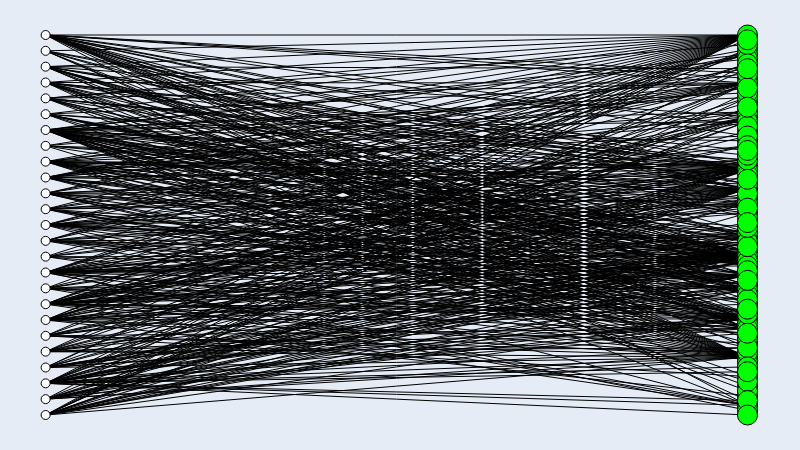

The cell this chart's notebook holds for it:
### Code cell
# Rede two-mode (devs -> linguagens)
dev_g = fm.load('data/devs_langs.gml')
# Visualization
dev_g.set_all_nodes('size', (9))
dev_g.set_all_nodes('labpos', 'hover')

for n in dev_g.nodes:
    if (n.find('/') != -1):
        dev_g.nodes[n]['color'] = (0, 255, 0)
        dev_g.nodes[n]['size'] = (20)
    dev_g.nodes[n]['label'] = n
dev_g.move('bipartite', [n for n in dev_g.nodes if dev_g.nodes[n]['size'] != 20])
dev_g.draw()

### Figure 1 — Plotly figure (JSON) as saved in the notebook; plotly's stock layout.template omitted (floating-point values rounded to 4 significant figures; data arrays with more than 128 entries replaced by an {"elided": "..."} marker saying what was removed)
{"data": [{"hoverinfo": "none", "line": {"color": "rgb(0, 0, 0)", "dash": "solid", "width": 1}, "mode": "lines", "type": "scatter", "x": {"elided": "1284 int values"}, "y": {"elided": "1284 float values"}}, {"hoverinfo": "text", "marker": {"color": "rgb(0, 255, 0)", "line": {"color": "rgb(0, 0, 0)", "width": 1}, "size": 20, "symbol": "circle"}, "mode": "markers", "text": ["/Python", "/Vim script", "/Makefile", "/Batchfile", "/Dockerfile", "/Shell", "/Awk", "/Perl", "/MATLAB", "/M", "/C++", "/Cuda", "/Jupyter Notebook", "/CSS", "/HTML", "/TeX", "/Perl 6", "/C", "/Prolog", "/Java", "/JavaScript", "/XML", "/Kotlin", "/Swift", "/Groovy", "/ANTLR", "/Objective-C", "/Thrift", "/Lex", "/Go", "/Rust", "/Scala", "/OCaml", "/PowerShell", "/Assembly", "/Roff", "/D", "/Haskell", "/IDL", "/Yacc", "/C#", "/Smalltalk", "/Objective-C++", "/Tcl", "/DIGITAL Command Language", "/SQLPL", "/TSQL", "/CMake", "/Ruby", "/GLSL", "/TypeScript", "/AppleScript", "/CoffeeScript", "/Protocol Buffer", "/HCL", "/Clojure", "/PHP", "/PostScript", "/Dart", "/Visual Basic", "/XSLT", "/1C Enterprise", "/OpenEdge ABL", "/ASP", "/Emacs Lisp", "/Lua", "/sed", "/Elm", "/Nim", "/M4", "/Ragel", "/Pascal", "/AutoHotkey", "/NSIS", "/ActionScript", "/ApacheConf", "/Smarty", "/PLSQL", "/Puppet", "/Terra"], "textfont": {"color": "rgb(0, 0, 0)"}, "textposition": "middle center", "type": "scatter", "x": [1, 1, 1, 1, 1, 1, 1, 1, 1, 1, 1, 1, 1, 1, 1, 1, 1, 1, 1, 1, 1, 1, 1, 1, 1, 1, 1, 1, 1, 1, 1, 1, 1, 1, 1, 1, 1, 1, 1, 1, 1, 1, 1, 1, 1, 1, 1, 1, 1, 1, 1, 1, 1, 1, 1, 1, 1, 1, 1, 1, 1, 1, 1, 1, 1, 1, 1, 1, 1, 1, 1, 1, 1, 1, 1, 1, 1, 1, 1, 1], "y": [0.2532, 0.7848, 0.5949, 0.6582, 0.4684, 1, 0.1899, 0.3418, 0.5696, 0.7468, 0.4304, 0.8228, 0.962, 0.1519, 0.4177, 0.2911, 0.05063, 0.3671, 0.8354, 0.3291, 0.6456, 0.07595, 0.5316, 0.9494, 0.7975, 0.7215, 0.4051, 0.2405, 0.2025, 0.2278, 0.3924, 0.7722, 0.1013, 0.02532, 0.3165, 0.481, 0.9367, 0.6329, 0.8481, 0.1392, 0.2658, 0.06329, 0.4557, 0.7595, 0.7342, 0.519, 0.8861, 0.6076, 0.8734, 0.8987, 0.557, 0.1646, 0.6709, 0.9747, 0.3038, 0.9241, 0.1772, 0.443, 0.7089, 0.3797, 0.2152, 0.2785, 0.5823, 0.9873, 0.8608, 0.9114, 0.5443, 0.01266, 0.4937, 0.6203, 0.08861, 0.03797, 0.1266, 0.3544, 0.8101, 0, 0.1139, 0.6835, 0.6962, 0.5063]}, {"hoverinfo": "text", "marker": {"color": "rgb(255, 255, 255)", "line": {"color": "rgb(0, 0, 0)", "width": 1}, "size": 9, "symbol": "circle"}, "mode": "markers", "text": ["kan-bayashi", "ZacSweers", "OttoWinter", "jaredpalmer", "piotrwitek", "unknwon", "danilowoz", "Andarist", "lintool", "kmagiera", "endiliey", "mislav", "Tyriar", "sdispater", "liuchengxu", "SwampDragons", "mattn", "mholt", "jonahwilliams", "felangel", "Anuken", "laurent22", "yoshuawuyts", "ripienaar", "mkaz"], "textfont": {"color": "rgb(0, 0, 0)"}, "textposition": "middle center", "type": "scatter", "x": [0, 0, 0, 0, 0, 0, 0, 0, 0, 0, 0, 0, 0, 0, 0, 0, 0, 0, 0, 0, 0, 0, 0, 0, 0], "y": [0.25, 0.75, 1, 0.2083, 0.8333, 0.5417, 0.4583, 0.7083, 0.125, 0, 0.04167, 0.5833, 0.2917, 0.4167, 0.625, 0.3333, 0.9167, 0.9583, 0.375, 0.5, 0.6667, 0.08333, 0.7917, 0.875, 0.1667]}, {"hoverinfo": "none", "mode": "text", "text": {"elided": "428 null values"}, "textfont": {"color": "rgb(0, 0, 0)"}, "textposition": "middle center", "type": "scatter", "x": {"elided": "428 float values"}, "y": {"elided": "428 float values"}}, {"hoverinfo": "none", "marker": {"color": "rgba(255, 255, 255, 0.0)", "line": {"color": "rgba(255, 255, 255, 0.0)", "width": 0}, "size": 0, "symbol": "circle"}, "mode": "markers", "type": "scatter", "x": [0.5, 0, 1, 0.5], "y": [0, 0.5, 0.5, 1]}], "layout": {"height": 450, "margin": {"b": 0, "l": 0, "r": 0, "t": 0}, "showlegend": false, "width": 800, "xaxis": {"showgrid": false, "showticklabels": false, "zeroline": false}, "yaxis": {"showgrid": false, "showticklabels": false, "zeroline": false}}}
